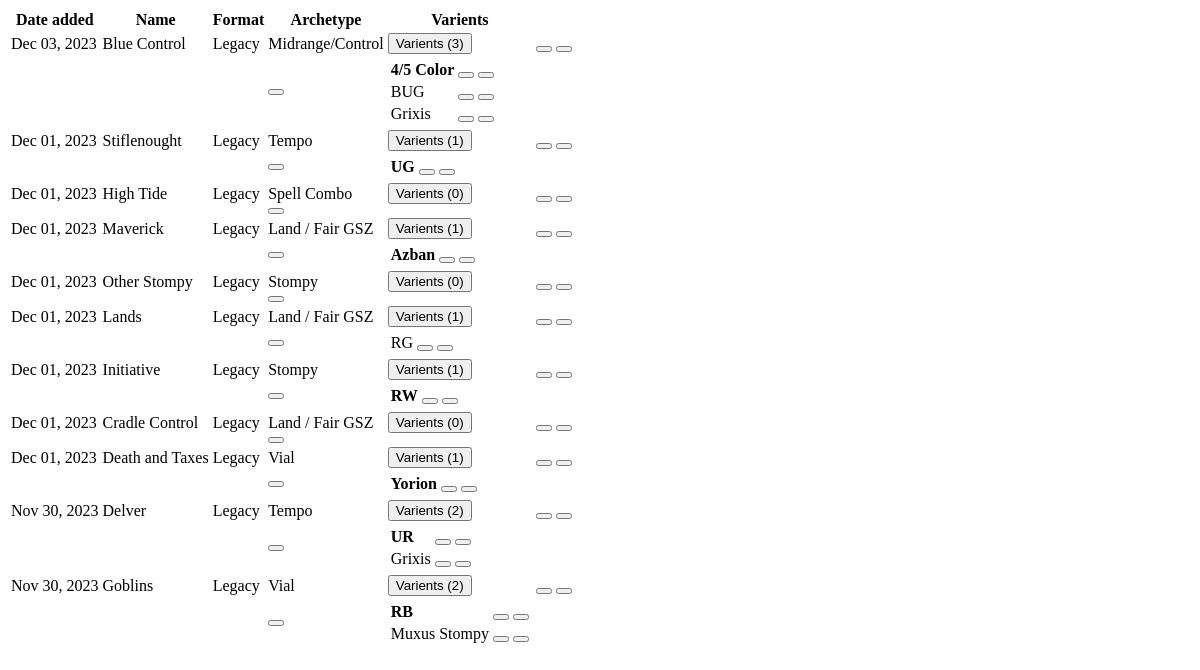
/decks_table, run on an earlier commit of the app's database.
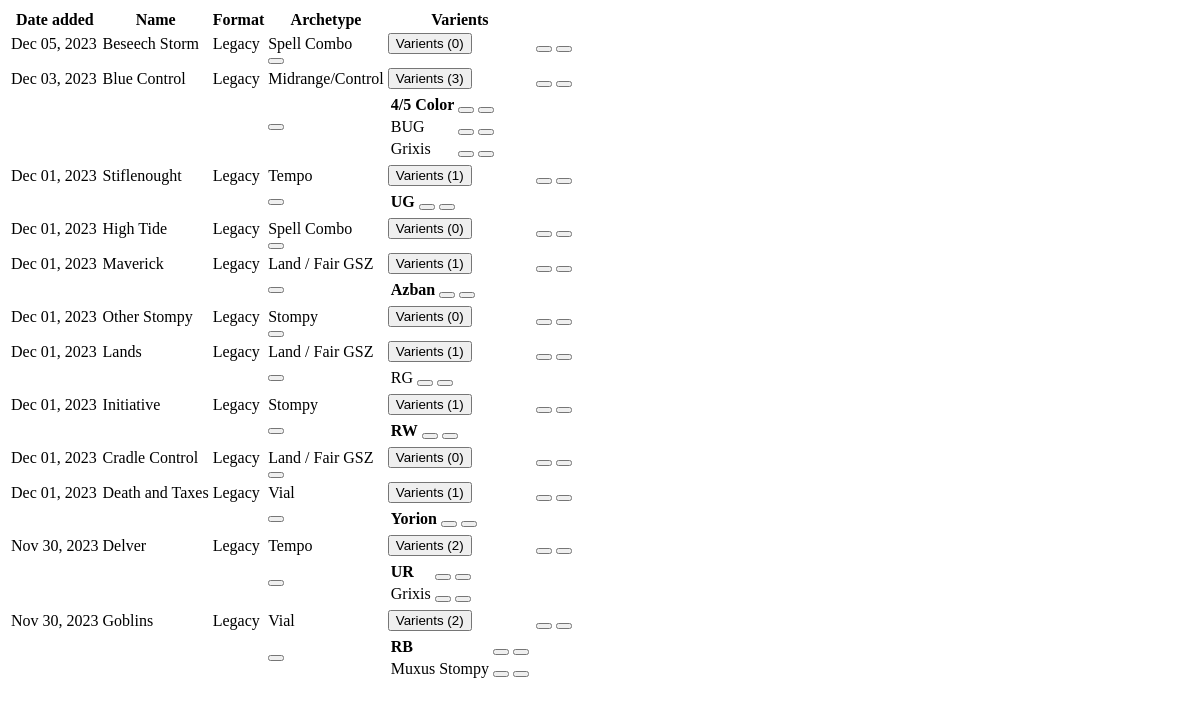
And on a later commit of the database.
### core/models.py (models this page shows, shortened)
class Deck(models.Model):
    name = models.CharField(verbose_name="deck name", max_length=25)
    mtgFormat = models.ForeignKey(MtgFormat, null=True, on_delete=models.CASCADE)
    archetype = models.ForeignKey(Archetype, null=True, on_delete=models.CASCADE)
    dateCreated = models.DateTimeField(default=timezone.now)

class MtgFormat(models.Model):
    name = models.CharField(max_length=200)
    def __str__(self):
        return self.name

class Archetype(models.Model):
    name = models.CharField(verbose_name="Archetype", max_length=40)
    mtgFormat = models.ForeignKey(MtgFormat, null=True, on_delete=models.CASCADE)
    def __str__(self):
        return str(self.name)

class Flavor(models.Model):
    name = models.CharField(max_length=30, default='none')
    deck = models.ForeignKey(Deck, null=True, on_delete=models.CASCADE, related_name="flavors")
    isdefault = models.BooleanField('default', default=False)

### core/views.py (the view)
# urls.py: path('decks_table', views.decks_table, name='decks_table'),
def decks_table(request):
    decks_list = Deck.objects.all().order_by('-dateCreated')
    context = {
        "decks": decks_list
    }
    return render(request, 'core/partials/decks/decks_table.html', context)

### core/templates/core/partials/decks/decks_table.html (shortened to what this page needs)
<table class="table table-hover">
    <thead>
        <th>Date added</th>
        <th>Name</th>
        <th>Format</th>
        <th>Archetype</th>
        <th>Varients</th>
        <th></th>
    </thead>
    <tbody>
        {% for deck in decks %}
            <tr>
                <td>{{ deck.dateCreated|date:"M d, Y" }}</td>
                <td>{{ deck.name }}</td>
                <td>{{ deck.mtgFormat }}</td>
                <td>{{ deck.archetype }}</td>
                <td>
                    <button class="btn btn-primary" type="button" data-bs-toggle="collapse" data-bs-target="#collapse{{deck.id}}">Varients ({{ deck.flavors.count|add:"-1" }})</button>
                </td>
                <td>
                    <button class='btn' hx-get="{% url 'edit_deck' deck.pk %}" hx-target="closest tr" hx-swap="outerHTML"></svg></button>
                    <button class='btn' hx-confirm='Are you Sure?' hx-target="closest tr" hx-swap="outerHTML swap:1s" hx-delete="{% url 'delete_deck' deck.pk %}"></button>
                </td>
            </tr>
            <tr class="collapse" id="collapse{{deck.id}}">
                <td></td>
                <td></td>
                <td></td>
                <td>
                    <button class='btn' hx-get="{% url 'add_varient' deck.pk %}" hx-target="next tbody" hx-swap="afterbegin">
                    </button>
                </td>
                <td>
                    <table class="table">
                        <tbody>
                            {% for flavor in deck.flavors.all %}
                                {% if flavor.name != "none" %}
                                    <tr>
                                        {% if flavor.isdefault %}
                                        <td>
                                            <strong>{{flavor.name}}</strong>
                                        </td>
                                        {% else %}
                                        <td>
                                                {{flavor.name}}
                                        </td>
                                        {% endif %}
                                        <td>
                                            <button class='btn' hx-get="{% url 'edit_flavor' flavor.pk %}" hx-target="closest tr" hx-swap="outerHTML"></button>
                                            <button class='btn' hx-confirm='Are you Sure?' hx-target="closest tr" hx-swap="outerHTML swap:1s" hx-delete="{% url 'delete_flavor' flavor.pk %}"></button>
                                        </td>
                                    </tr>
                                {% endif %}
                            {% endfor %}
                        </tbody>
                    </table>
                </td>
                <td></td>
            </tr>
        {% endfor %}
    </tbody>
</table>

What changed in the data, as far as the page shows it:
added Deck: dateCreated "Dec 05, 2023", name "Beseech Storm", mtgFormat "Legacy", archetype "Spell Combo", flavors.count|add "0"
